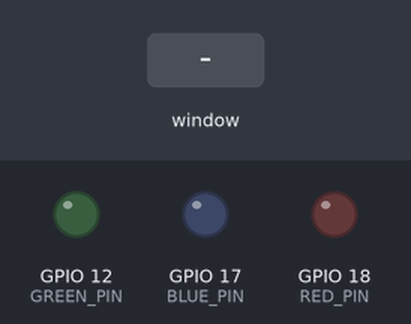
A program run on a simulated Raspberry Pi (BCM pin numbers). On the bench: output pins drawn as LEDs (lit = HIGH). The test bench sets the inputs (shaded band). The desktop window is not drawn, its controls go by their first labels and the mouse button is held 0.15 s.

Above: at 1.2 s.
1.3 s: control labelled "Red" in the window clicked
At 1.9 s:
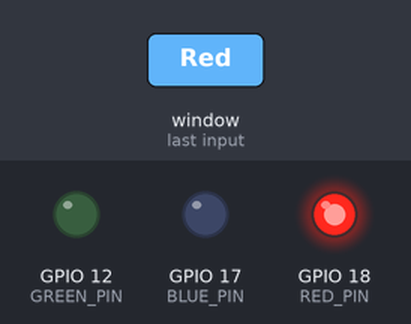
2.8 s: control labelled "Green" in the window clicked
At 3.1 s:
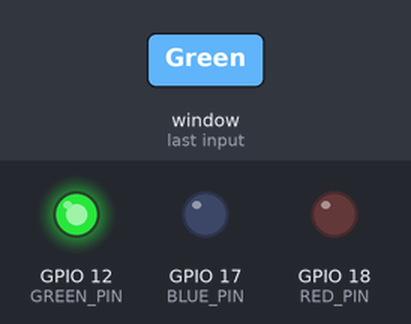
4.3 s: control labelled "Blue" in the window clicked
At 5.4 s:
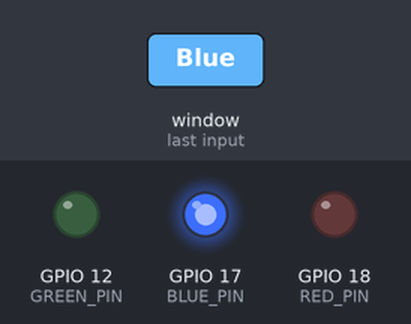
Timing chart, 0 to 7.3 s (numbered marks = the images above; inputs shaded):
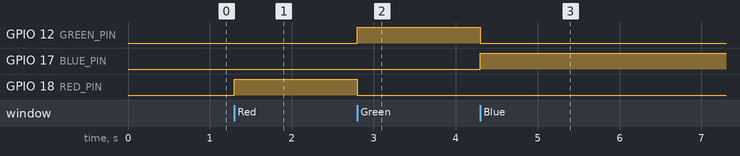

Measured:
- after the input at 1.3 s, GPIO 18 (RED_PIN): LOW → HIGH at once
- after the input at 2.8 s, GPIO 12 (GREEN_PIN): LOW → HIGH at once; GPIO 18 (RED_PIN): HIGH → LOW at once
- after the input at 4.3 s, GPIO 12 (GREEN_PIN): HIGH → LOW at once; GPIO 17 (BLUE_PIN): LOW → HIGH at once

The program:

5.1pRPIGUI.py
```python
import tkinter as tk
import RPi.GPIO as GPIO

#Define LED GPIO pins
RED_PIN = 18
GREEN_PIN = 12
BLUE_PIN = 17

#Setup GPIO
GPIO.setwarnings(False)
GPIO.setmode(GPIO.BCM)
GPIO.setup(RED_PIN, GPIO.OUT)
GPIO.setup(GREEN_PIN, GPIO.OUT)
GPIO.setup(BLUE_PIN, GPIO.OUT)

#Function to turn off LEDs
def turn_off_all():
    GPIO.output(RED_PIN, GPIO.LOW)
    GPIO.output(GREEN_PIN, GPIO.LOW)
    GPIO.output(BLUE_PIN, GPIO.LOW)

#Function to turn on selected LEDs
def turn_on_led(led_pin):
    turn_off_all()
    GPIO.output(led_pin, GPIO.HIGH)

#Create GUI
def create_gui():
    root = tk.Tk()
    root.title("LED Control")

    #function to handle radio button click
    def on_radio_button_click(led_pin):
        turn_on_led(led_pin)

    #Create radio buttons
    red_button = tk.Radiobutton(root, text="Red", command=lambda: on_radio_button_click(RED_PIN))
    red_button.pack()
    green_button = tk.Radiobutton(root, text="Green", command=lambda: on_radio_button_click(GREEN_PIN))
    green_button.pack()
    blue_button = tk.Radiobutton(root, text="Blue", command=lambda: on_radio_button_click(BLUE_PIN))
    blue_button.pack()

    #Create exit button
    exit_button = tk.Button(root, text="Exit", command=root.destroy)
    exit_button.pack()
    root.mainloop()

if __name__ == "__main__":
    create_gui()
```
